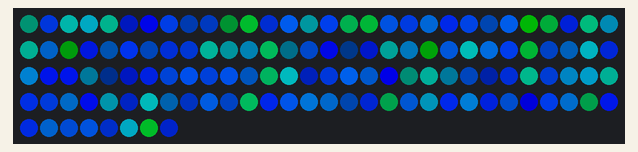
This sketch was run on a simulated Arduino Uno, built with avr-gcc and run on an emulated ATmega328P. On the bench: 128 RGB LEDs in strip order, left to right, continuing on the next row. Dim RGB values are drawn brighter than linear; random numbers use the default seed unless the sketch sets one.

Above: at 2.5 s.
At 5.1 s:
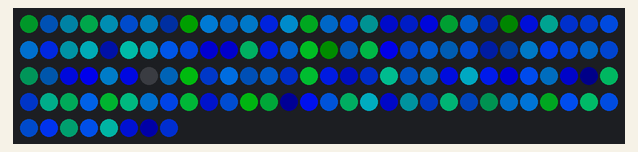
At 28.2 s:
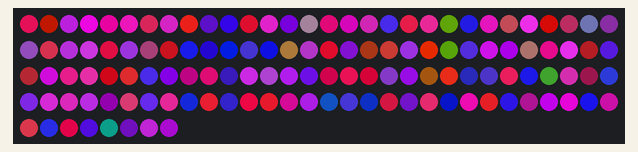
At 30.7 s:
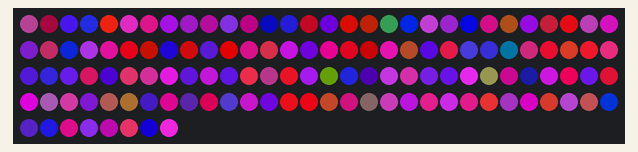
At 33.3 s:
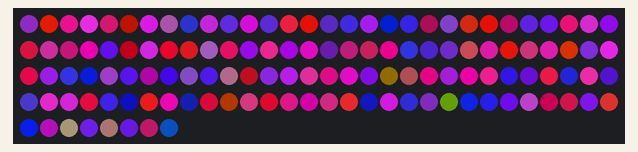
At 38.5 s:
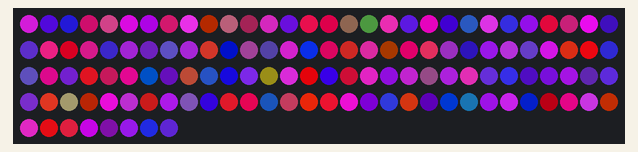

The sketch:

randomcolor.ino
```cpp
#include "LPD8806.h"
#include "SPI.h"

int nLEDs = 128;

LPD8806 strip = LPD8806(nLEDs);
// GND-13-11

void setup() {
  // put your setup code here, to run once:
  Serial.begin(9600);
  strip.begin();
  strip.show();
}

void loop() {
  // put your main code here, to run repeatedly:
  randomcolor(0, 0, 0, 40, 0, 100, 10);
  randomcolor(0, 100, 0, 20, 0, 100, 10);
}

// random(low, high);
void randomcolor(int r0, int r1, int g0, int g1, int b0, int b1, int iterations) {

  for(int i = 0; i < strip.numPixels(); i++) {
    strip.setPixelColor(i, 0);
  }

  for(int k = 0; k < iterations; k++) {
    for(int i = 0; i < strip.numPixels(); i++) {
      strip.setPixelColor(i, strip.Color(random(r0, r1), random(g0, g1), random(b0, b1)));
      strip.show();
    }
    delay(100);
  }
}
```

Measured:
- what the display in image 1 shows lasts 2.6 s, from 5.0 s to 7.6 s
